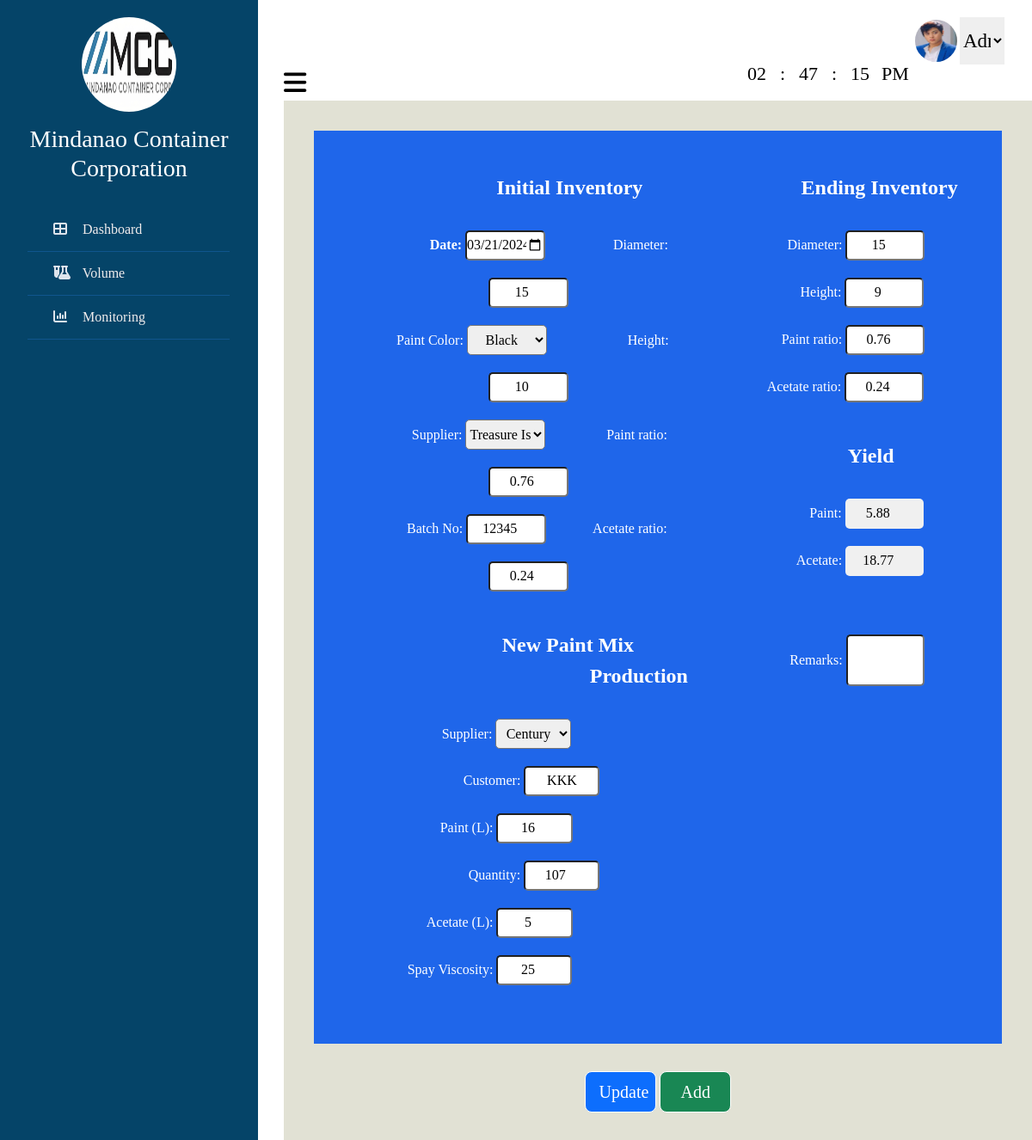
/update.php?data-entry-id=20 (signed in), run on the app's committed database.
### tables this page shows
CREATE TABLE `tbl_user` (
  `userID` int(100) NOT NULL,
  `Level` varchar(100) NOT NULL,
  `Name` varchar(100) NOT NULL,
  `Username` varchar(100) NOT NULL,
  `Contact` varchar(100) NOT NULL,
  `Address` varchar(100) NOT NULL,
  `Profile_image` varchar(100) NOT NULL,
  `Email` varchar(100) NOT NULL,
  `Password` varchar(100) NOT NULL
);

CREATE TABLE `tbl_entry` (
  `EntryID` int(100) NOT NULL,
  `userID` int(100) NOT NULL,
  `customerID` int(100) NOT NULL,
  `paintID` int(100) NOT NULL,
  `date` date NOT NULL,
  `batchNumber` int(100) NOT NULL,
  `diameter` int(100) NOT NULL,
  `height` int(100) NOT NULL,
  `Initialvolume` double NOT NULL,
  `initialPLiter` double NOT NULL,
  `initialALiter` double NOT NULL,
  `paintRatio` double NOT NULL,
  `acetateRatio` double NOT NULL,
  `NewacetateL` double NOT NULL,
  `NewpaintL` double NOT NULL,
  `sprayViscosity` int(100) NOT NULL,
  `quantity` int(100) NOT NULL,
  `Endingdiameter` int(100) NOT NULL,
  `Endingheight` int(100) NOT NULL,
  `Endingvolume` double NOT NULL,
  `endingPLiter` double NOT NULL,
  `endingALiter` double NOT NULL,
  `EndingpaintRatio` double NOT NULL,
  `EndingacetateRatio` double NOT NULL,
  `totalPLiter` double NOT NULL,
  `totalALiter` double NOT NULL,
  `paintYield` double NOT NULL,
  `acetateYield` double NOT NULL,
  `remarks` varchar(100) NOT NULL
);

CREATE TABLE `tbl_paint` (
  `paintID` int(100) NOT NULL,
  `supplierID` int(100) NOT NULL,
  `paint_color` varchar(100) NOT NULL
);

CREATE TABLE `tbl_supplier` (
  `supplierID` int(100) NOT NULL,
  `supplier_name` varchar(100) NOT NULL,
  `newSupplier_name` varchar(100) NOT NULL
);

CREATE TABLE `tbl_customer` (
  `customerID` int(100) NOT NULL,
  `userID` int(100) NOT NULL,
  `customer_name` varchar(100) NOT NULL
);

### update.php (the view, shortened to what the rows shown need)
<?php
include 'connect.php';
$userid = 1;
$sql = "Select * from `tbl_user` where userID=$userid";
$result = mysqli_query($con, $sql);
$row = mysqli_fetch_assoc($result);
$Username = $row['Username'];
$Profile_image = $row['Profile_image'];
?>
<?php
include 'connect.php';
if (isset($_GET['data-entry-id'])) {
    $id = $_GET['data-entry-id'];
    $sql = "SELECT
                paint.paint_color,
                supplier.supplier_name, supplier.newSupplier_name,
                customer.customer_name,
                entry.*
            FROM tbl_entry AS entry
            LEFT JOIN tbl_paint AS paint ON entry.paintID = paint.paintID
            LEFT JOIN tbl_supplier AS supplier ON paint.supplierID = supplier.supplierID
            LEFT JOIN tbl_customer AS customer ON entry.customerID = customer.customerID
            WHERE entry.EntryID = $id";
    $result = mysqli_query($con, $sql);
    if ($result) {
        $row = mysqli_fetch_assoc($result);
        $date = $row['date'];
        $paint_color = $row['paint_color'];
        $supplier_name = $row['supplier_name'];
        $batchNumber = $row['batchNumber'];
        $diameter = $row['diameter'];
        $height = $row['height'];
        $paintRatio = $row['paintRatio'];
        $acetateRatio = $row['acetateRatio'];
        $Endingdiameter = $row['Endingdiameter'];
        $Endingheight = $row['Endingheight'];
        $EndingpaintRatio = $row['EndingpaintRatio'];
        $EndingacetateRatio = $row['EndingacetateRatio'];
        $newSupplier_name = $row['newSupplier_name'];
        $NewpaintL = $row['NewpaintL'];
        $NewacetateL = $row['NewacetateL'];
        $sprayViscosity = $row['sprayViscosity'];
        $customer_name = $row['customer_name'];
        $quantity = $row['quantity'];
        $paintYield = $row['paintYield'];
        $acetateYield = $row['acetateYield'];
        $remarks = $row['remarks'];
    } else {
        echo "Error fetching data: " . mysqli_error($con);
    }
}
?>
<!DOCTYPE html>
<html lang="en">
<head>
    <link href="https://cdn.jsdelivr.net/npm/bootstrap@5.3.0-alpha3/dist/css/bootstrap.min.css" rel="stylesheet"
>
    <link rel="stylesheet" href="https://cdnjs.cloudflare.com/ajax/libs/font-awesome/6.5.1/css/all.min.css"
 />
</head>
<body>
    <div class="wrapper">
        <div class="section">
        <div class="admin_profile">
                <div class="clockcontainer">
                    <div class="clock">
                    </div>
                </div>
                <img src="uploaded_image/<?php echo $Profile_image; ?>" class="img-admin" id="image">
                <select class="dropdown" required onchange="handleDropdownChange(this)">
                    <option value="admin">
                        <?php echo $Username; ?>
                    </option>
                </select>
            </div>
            <form method="post">
                <fieldset>
                    <div class="main1">
                        <div class="main2">
                            <aside class="left">
                                <br><br>
                                <div class="form-column">
                                    <label style="font-weight:bold; margin-left:48px;">Date:</label>
                                    <input type="date" style="text-align: center;" class="input1" name="date"
                                        autocomplete="off" value="<?php echo $date; ?>">
                                    <label style="margin-left:75px;">Diameter:</label>
                                    <input type="number" style="text-align: center;" class="input1" id="diameter"
                                        name="diameter" min="0" step="any" autocomplete="off" value="<?php echo $diameter; ?>">
                                </div>
                                <div class="form-column">
                                    <label style="margin-left:10px;">Paint Color:</label>
                                    <select name="paint_color" style="text-align: center;" class="selector1">
                                        <option value="Black" <?php if ($paint_color == 'Black')
                                            echo 'selected'; ?>>Black
                                        </option>
                                    </select>
                                    <label style="margin-left:90px;">Height:</label>
                                    <input type="number" style="text-align: center;" class="input1" id="height"
                                        name="height" min="0" step="any" autocomplete="off" value="<?php echo $height; ?>">
                                </div>
                                <div class="form-column">
                                    <label style="margin-left:26px;">Supplier:</label>
                                    <select name="supplier_name" style="text-align: center;" class="selector1">
                                        <option value="Treasure Island" <?php if ($supplier_name == 'Treasure Island')
                                            echo 'selected'; ?>>Treasure Island</option>
                                    </select>
                                    <label style="margin-left:67px;">Paint ratio:</label>
                                    <input type="number" style="text-align: center;" class="input1" id="paintRatio"
                                        name="paintRatio" min="0" step="any" autocomplete="off" value="<?php echo $paintRatio; ?>"
                                        >
                                </div>
                                <div class="form-column">
                                    <label style="margin-left:20px;">Batch No:</label>
                                    <input type="number" style="text-align: center;" class="input1" name="batchNumber" min="0" step="any"
                                        autocomplete="off" value="<?php echo $batchNumber; ?>">
                                    <label style="margin-left:50px;">Acetate ratio:</label>
                                    <input type="number" style="text-align: center;" class="input1" id="acetateRatio"
                                        name="acetateRatio" min="0" step="any" autocomplete="off" value="<?php echo $acetateRatio; ?>"
                                        >
                                </div>
                                <br>
                                <div class="newpaint">
                                    <legend style=" color:white; font-weight:bold;margin-left:110px;">New Paint
                                        Mix&nbsp;&nbsp;&nbsp;&nbsp;&nbsp;&nbsp;
                                        &nbsp;&nbsp;&nbsp;&nbsp;&nbsp;&nbsp;&nbsp;&nbsp;&nbsp;&nbsp;&nbsp;&nbsp;&nbsp;&nbsp;&nbsp;&nbsp;&nbsp;Production
                                        Output</legend>
                                    <br><br>
                                    <label style="margin-left:40px;">Supplier:</label>
                                    <select name="newSupplier_name" style="text-align: center;" class="selector2"
                                        min="0" step="any" >
                                        <option value="Century" <?php if ($newSupplier_name == 'Century')
                                            echo 'selected'; ?>>Century</option>
                                    </select>
                                    <label style="margin-left:65px;">Customer:</label>
                                    <input type="text" style="text-align: center;" class="input2" name="customer_name"
                                        autocomplete="off" value="<?php echo $customer_name; ?>" required>
                                    <br>
                                    <label style="margin-left:38px;">Paint (L):</label>
                                    <input type="number" style="text-align: center;" class="input2" id="NewpaintL"
                                        name="NewpaintL" autocomplete="off" value="<?php echo $NewpaintL; ?>">
                                    <label style="margin-left:71px;">Quantity:</label>
                                    <input type="number" style="text-align: center;" class="input2" id="quantity"
                                        name="quantity" min="0" step="any" autocomplete="off" value="<?php echo $quantity; ?>" >
                                    <br>
                                    <label style="margin-left:22px;">Acetate (L):</label>
                                    <input type="number" style="text-align: center;" class="input2" id="NewacetateL"
                                        name="NewacetateL" min="0" step="any" autocomplete="off" value="<?php echo $NewacetateL; ?>"
                                        >
                                    <br>
                                    <label>Spay Viscosity:</label>
                                    <input type="number" style="text-align: center;" class="input2" id=""
                                        name="sprayViscosity" min="0" step="any"autocomplete="off" value="<?php echo $sprayViscosity; ?>"
                                        >
                                    <br>
                                </div>
                            </aside>
                            <aside class="right">
                                <legend style=" color:white; font-weight:bold; margin-left:40px;">Ending Inventory
                                </legend>
                                <br><br>
                                <label style="margin-left:25px;">Diameter:</label>
                                <input type="number" style="text-align: center;" class="input1" id="Endingdiameter"
                                    name="Endingdiameter" min="0" step="any" autocomplete="off" value="<?php echo $Endingdiameter; ?>"
                                >
                                <br>
                                <label style="margin-left:39px;">Height:</label>
                                <input type="number" style="text-align: center;" class="input1" id="Endingheight"
                                    name="Endingheight" min="0" step="any" autocomplete="off" value="<?php echo $Endingheight; ?>"
                                >
                                <br>
                                <label style="margin-left:18px;">Paint ratio:</label>
                                <input type="number" style="text-align: center;" class="input1" id="EndingpaintRatio"
                                    name="EndingpaintRatio" min="0" step="any" autocomplete="off" value="<?php echo $EndingpaintRatio; ?>"
                                    >
                                <br>
                                <label>Acetate ratio:</label>
                                <input type="number" style="text-align: center;" class="input1" id="EndingacetateRatio"
                                    name="EndingacetateRatio" min="0" step="any" autocomplete="off"
                                    value="<?php echo $EndingacetateRatio; ?>">
                                <br><br>
                                <div class="yield">
                                    <legend style=" color:white; font-weight:bold; margin-left:30px;">Yield</legend>
                                    <br><br>
                                    <label style="margin-left:50px;">Paint:</label>
                                    <input type="number" style="text-align: center; border: none !important; outline: none !important;" class="readonlyInput input1" id="paintYield"
                                        name="paintYield"  min="0" step="any"
                                        value="<?php echo $paintYield; ?>"readonly>
                                    <br>
                                    <label style="margin-left:35px;">Acetate:</label>
                                    <input type="number" style="text-align: center; border: none !important; outline: none !important;" class="readonlyInput input1" id="acetateYield"
                                        name="acetateYield" min="0" step="any"
                                        value="<?php echo $acetateYield; ?>"readonly>
                                    <br>
                                </div>
                                <br><br>
                                <div class="remarks">
                                    <label style="margin-left:28px;">Remarks:</label>
                                    <input type="text" style="height:60px; text-align: center;" class="input1"
                                        name="remarks" autocomplete="off" value="<?php echo $remarks; ?>">
                                </div>
                            </aside>
                        </div>
                    </div>
                </fieldset>
            </form>
        </div>
    </div>
</body>
</html>

### data on the page
tbl_user: Profile_image (picture), Username "Admin"
tbl_entry: date "03/21/2024", diameter "15", height "10", paintRatio "0.76", batchNumber "12345", acetateRatio "0.24", customer_name "KKK", NewpaintL "16", quantity "107", NewacetateL "5", sprayViscosity "25", Endingdiameter "15", Endingheight "9", EndingpaintRatio "0.76", EndingacetateRatio "0.24", paintYield "5.88", acetateYield "18.77"
tbl_paint: paint_color "Black"
tbl_supplier: supplier_name "Treasure Island", newSupplier_name "Century"
